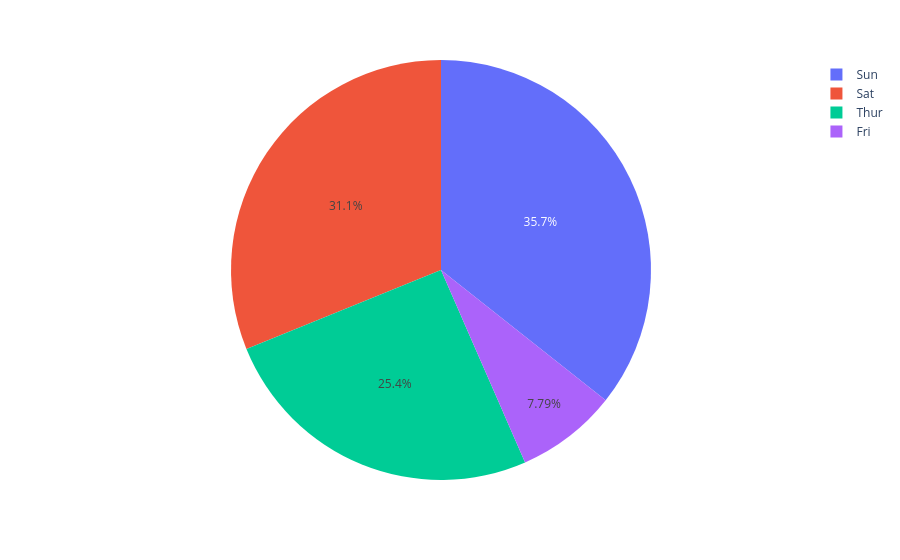

Here is the notebook cell this chart was saved with:
### Code cell
px.pie(data_frame= df, names= day_categories, values= day_values)

### Figure 1 — Plotly figure (JSON) as saved in the notebook; plotly's stock layout.template omitted (floating-point values rounded to 4 significant figures)
{"data": [{"domain": {"x": [0, 1], "y": [0, 1]}, "hovertemplate": "label=%{label}<br>value=%{value}<extra></extra>", "labels": ["Sun", "Sat", "Thur", "Fri"], "legendgroup": "", "name": "", "showlegend": true, "type": "pie", "values": [87, 76, 62, 19]}], "layout": {"legend": {"tracegroupgap": 0}, "margin": {"t": 60}}}
